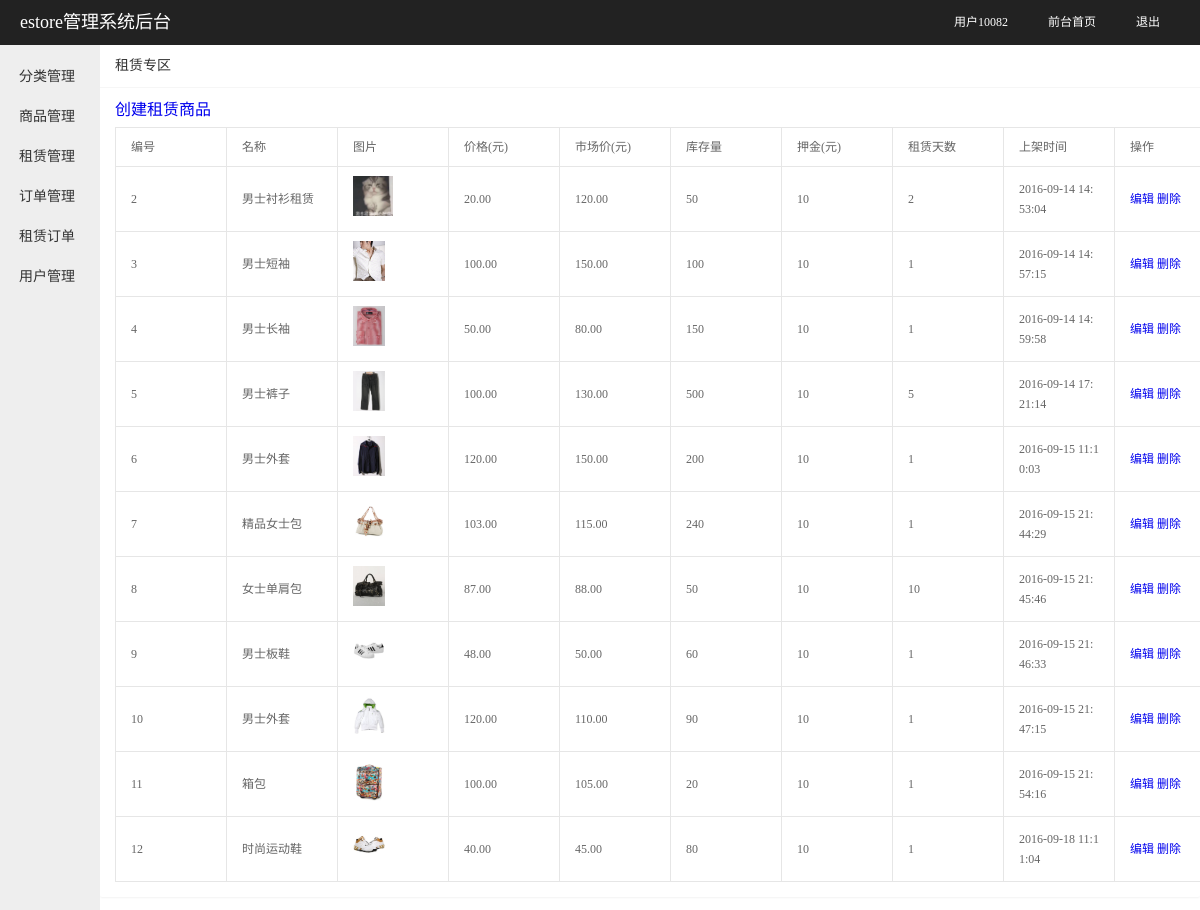
The app's page /admin/leases/leases.php (signed in) with its own data.
### tables this page shows
CREATE TABLE `lease` (
  `list_id` int(10) unsigned NOT NULL AUTO_INCREMENT COMMENT '商品编号',
  `list_name` varchar(100) NOT NULL COMMENT '商品名字',
  `list_face` varchar(80) NOT NULL COMMENT '商品图片',
  `list_myprice` float(8,2) NOT NULL COMMENT '商品价格',
  `list_onprice` float(8,2) NOT NULL COMMENT '商品市场价',
  `list_nums` int(5) DEFAULT NULL COMMENT '商品库存量',
  `list_detail` text COMMENT '商品简介',
  `list_time` datetime DEFAULT NULL COMMENT '上架时间',
  `list_seetimes` int(11) DEFAULT NULL COMMENT '商品点击量',
  `lease_time` int(11) DEFAULT '1' COMMENT '租赁天数',
  `deposit` int(11) DEFAULT '10' COMMENT '租赁押金',
  PRIMARY KEY (`list_id`)
);

### admin/leases/leases.php (the view, shortened to what this page needs)
<?php
include '../common/admin.inc.php';
$res_obj = $mysqli->query("select * from lease");
if($res_obj){
    $two_arr = array();
    while ($one_arr = $res_obj->fetch_assoc()){
        $two_arr[] = $one_arr;
    }
}
?>
<!DOCTYPE html>
<html lang="en" dir="ltr">
  <head>
  </head>
  <body>
    <?php include '../common/header.php';?>
    <div class="admin_content">
      <div class="card">
        <div class="card-header">租赁专区</div>
        <div class="card-body">
          <a href="/admin/leases/leases_add.php">创建租赁商品</a>
          <table class="table">
            <thead>
              <tr>
                <th>编号</th>
                <th>名称</th>
                <th>图片</th>
                <th>价格(元)</th>
                <th>市场价(元)</th>
                <th>库存量</th>
                <th>押金(元)</th>
                <th>租赁天数</th>
                <th>上架时间</th>
                <th>操作</th>
              </tr>
            </thead>
            <tbody>
              <?php foreach ($two_arr as $key => $one):?>
              <tr>
                <td><?php echo $one['list_id'];?></td>
                <td><?php echo $one['list_name'];?></td>
                <td><img src="/<?php echo $one['list_face'];?>" style="height:40px;"/></td>
                <td><?php echo $one['list_myprice'];?></td>
                <td><?php echo $one['list_onprice'];?></td>
                <td><?php echo $one['list_nums'];?></td>
                <td><?php echo $one['deposit'];?></td>
                <td><?php echo $one['lease_time'];?></td>
                <td><?php echo $one['list_time'];?></td>
                <td>
                  <a href="/admin/leases/leases_edit.php?act=edit&id=<?php echo $one['list_id'];?>">编辑</a>
                  <a href="/admin/leases/leases_del.php?act=del&id=<?php echo $one['list_id'];?>">删除</a>
                </td>
              </tr>
              <?php endforeach;?>
            </tbody>
          </table>
        </div>
      </div>
    </div>
  </body>
</html>

### admin/leases/leases.php (style rules this page uses)
.card { margin-bottom: 15px; border-radius: 2px; background-color: #fff; box-shadow: 0 1px 2px 0 rgba(0,0,0,.05); }
.card-header { position: relative; height: 42px; line-height: 42px; padding: 0 15px; border-bottom: 1px solid #f6f6f6; color: #333; border-radius: 2px 2px 0 0; font-size: 14px; }
.card-body { position: relative; padding: 10px 15px; line-height: 24px; }
.card-body .table { margin: 5px 0; }
.table { width: 100%; background-color: #fff; color: #666; }
table { border-collapse: collapse; border-spacing: 0; }
.table th { min-width: 80px; }
.table th,.table td { position: relative; padding: 9px 15px; min-height: 20px; line-height: 20px; border-width: 1px; border-style: solid; border-color: #e6e6e6; word-break: break-all; text-align: left; font-weight: 400; font-size: 12px; }

### admin/common/header.php (style rules this page uses)
blockquote, body, button, dd, div, dl, dt, form, h1, h2, h3, h4, h5, h6, input, li, ol, p, pre, td, textarea, th, ul { margin: 0; padding: 0; -webkit-tap-highlight-color: rgba(0,0,0,0); }
a { text-decoration: none; }
.admin_content { position: absolute; top: 45px; right: 0; bottom: 0px; left: 100px; overflow: hidden; z-index: 1; overflow-y: scroll; }

### records on screen
lease: list_id "2", list_name "男士衬衫租赁", list_face (picture), list_myprice "20.00", list_onprice "120.00", list_nums "50", deposit "10", lease_time "2", list_time "2016-09-14 14:53:04"
lease: list_id "3", list_name "男士短袖", list_face (picture), list_myprice "100.00", list_onprice "150.00", list_nums "100", deposit "10", lease_time "1", list_time "2016-09-14 14:57:15"
lease: list_id "4", list_name "男士长袖", list_face (picture), list_myprice "50.00", list_onprice "80.00", list_nums "150", deposit "10", lease_time "1", list_time "2016-09-14 14:59:58"
lease: list_id "5", list_name "男士裤子", list_face (picture), list_myprice "100.00", list_onprice "130.00", list_nums "500", deposit "10", lease_time "5", list_time "2016-09-14 17:21:14"
lease: list_id "6", list_name "男士外套", list_face (picture), list_myprice "120.00", list_onprice "150.00", list_nums "200", deposit "10", lease_time "1", list_time "2016-09-15 11:10:03"
lease: list_id "7", list_name "精品女士包", list_face (picture), list_myprice "103.00", list_onprice "115.00", list_nums "240", deposit "10", lease_time "1", list_time "2016-09-15 21:44:29"
lease: list_id "8", list_name "女士单肩包", list_face (picture), list_myprice "87.00", list_onprice "88.00", list_nums "50", deposit "10", lease_time "10", list_time "2016-09-15 21:45:46"
lease: list_id "9", list_name "男士板鞋", list_face (picture), list_myprice "48.00", list_onprice "50.00", list_nums "60", deposit "10", lease_time "1", list_time "2016-09-15 21:46:33"
lease: list_id "10", list_name "男士外套", list_face (picture), list_myprice "120.00", list_onprice "110.00", list_nums "90", deposit "10", lease_time "1", list_time "2016-09-15 21:47:15"
lease: list_id "11", list_name "箱包", list_face (picture), list_myprice "100.00", list_onprice "105.00", list_nums "20", deposit "10", lease_time "1", list_time "2016-09-15 21:54:16"
lease: list_id "12", list_name "时尚运动鞋", list_face (picture), list_myprice "40.00", list_onprice "45.00", list_nums "80", deposit "10", lease_time "1", list_time "2016-09-18 11:11:04"

### other values on screen
$admin['user_name'] "用户10082"
